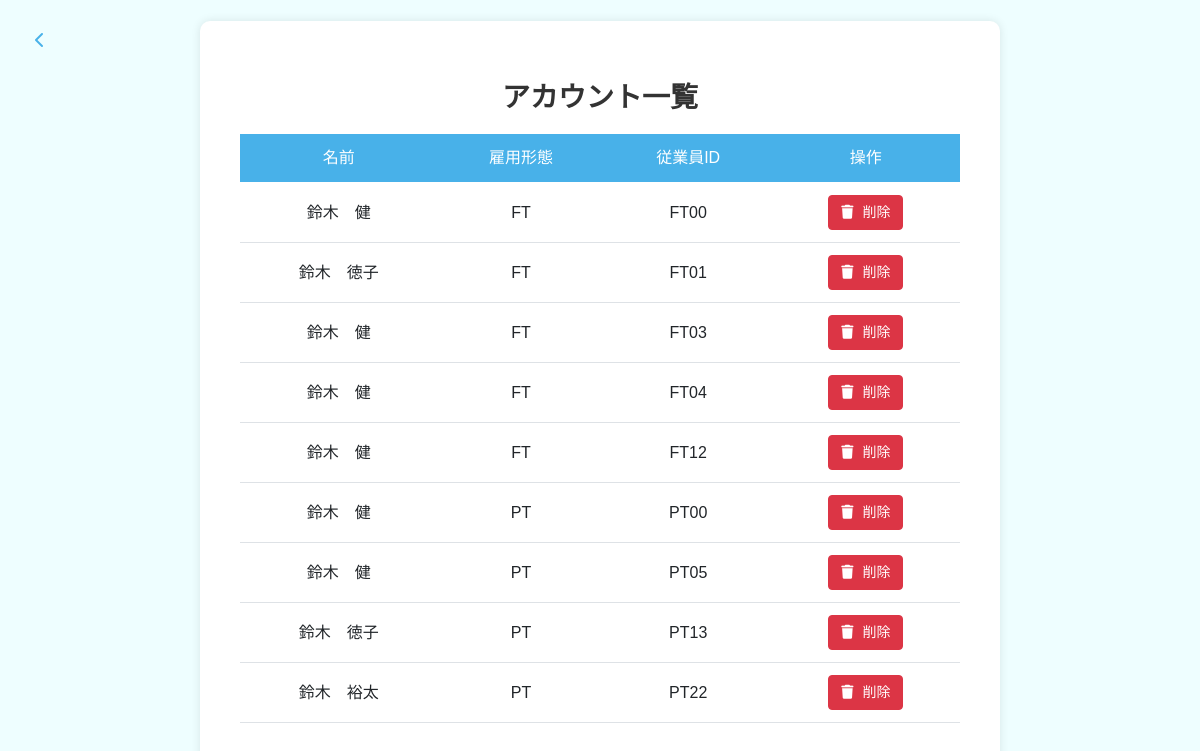
The app's page /management_account (signed in) with its own data.
### testapp/models.py (models this page shows, shortened)
class User(db.Model):
    __tablename__ = 'users'  # テーブル名を明示的に指定
    id = db.Column(db.Integer, primary_key=True)
    name = db.Column(db.String(20), nullable=False)  # 20文字まで
    employment_type = db.Column(db.String(2), nullable=False)  # FTまたはPT（2文字）
    employee_id = db.Column(db.String(4), unique=True, nullable=False)  # 4文字（例：FT01）
    password = db.Column(db.String(10), nullable=False)  # 10文字まで

### testapp/main.py (the view)
@app.route('/management_account')
def management_account():
    if 'adm_logged_in' not in session:
        return redirect(url_for('adm_login'))
    users = User.query.order_by(
        case(
            (User.employment_type == 'FT', 0),
            (User.employment_type == 'PT', 1),
        ),
        User.employee_id
    ).all()
    users = sorted(users, key=lambda x: (x.employment_type, int(x.employee_id[2:]) if x.employee_id[2:].isdigit() else 0))
    return render_template('testapp/management_account.html', users=users)

### testapp/templates/testapp/management_account.html (shortened to what this page needs)
<!DOCTYPE html>
<html lang="ja">
    <head>
        <link href="https://cdn.jsdelivr.net/npm/bootstrap@5.0.2/dist/css/bootstrap.min.css" rel="stylesheet">
        <link rel="stylesheet" href="https://cdnjs.cloudflare.com/ajax/libs/font-awesome/6.5.1/css/all.min.css">
        <link rel="stylesheet" href="{{ url_for('static', filename='css/management_account.css') }}"/>
    </head>
    <body>
        <a href="{{ url_for('management') }}" class="back-button">
            <i class="fa-solid fa-chevron-left"></i>
        </a>
        <div class="container">
            <div class="account-list">
                <h2>アカウント一覧</h2>
                <table class="table">
                    <thead>
                        <tr>
                            <th class="text-center">名前</th>
                            <th class="text-center">雇用形態</th>
                            <th class="text-center">従業員ID</th>
                            <th class="text-center">操作</th>
                        </tr>
                    </thead>
                    <tbody>
                        {% for user in users %}
                        <tr>
                            <td class="text-center">{{ user.name }}</td>
                            <td class="text-center">{{ user.employment_type }}</td>
                            <td class="text-center">{{ user.employee_id }}</td>
                            <td class="text-center">
                                <button type="button" class="btn btn-danger" onclick="showDeleteConfirmation('{{ user.id }}', '{{ user.name }}', '{{ user.employment_type }}', '{{ user.employee_id }}')">
                                    <i class="fas fa-trash"></i> 削除
                                </button>
                            </td>
                        </tr>
                        {% endfor %}
                    </tbody>
                </table>
            </div>
        </div>
    </body>
</html>

### testapp/static/css/management_account.css (style rules this page uses)
body { background-color: rgba(202, 252, 255, 0.315); font-family: 'Noto Sans JP', sans-serif; margin: 0; padding: 0; display: flex; justify-content: center; align-items: center; min-height: 100vh; }
h2 { font-size: 28px; font-weight: bold; font-family: 'Noto Sans JP', sans-serif; margin-bottom: 25px; }
.back-button { color: #48b1e9; text-decoration: none !important; display: flex; align-items: center; justify-content: center; width: 40px; height: 40px; border-radius: 50%; transition: all 0.3s ease; position: fixed; left: 20px; top: 20px; }
.container { text-align: center; background-color: white; padding: 40px; border-radius: 10px; box-shadow: 0 0 10px rgba(0, 0, 0, 0.1); width: 80%; max-width: 800px; }
.account-list { margin-top: 20px; }
.account-list h2 { margin-bottom: 20px; color: #333; }
.table { width: 100%; margin-top: 20px; border-collapse: separate; border-spacing: 0; }
.table th { background-color: #48b1e9; color: white; padding: 12px; font-family: 'Noto Sans JP', sans-serif; text-align: center; font-weight: 480; position: relative; }
.table th::after { content: ''; position: absolute; bottom: 0; left: 0; right: 0; height: 2px; }
.table td { padding: 12px; font-family: 'Noto Sans JP', sans-serif; border-bottom: 1px solid #dee2e6; vertical-align: middle; }
.btn-danger { padding: 6px 12px; font-size: 14px; }
.btn-danger i { margin-right: 5px; }

### records on screen
User: name "鈴木 健", employment_type "FT", employee_id "FT00"
User: name "鈴木 徳子", employment_type "FT", employee_id "FT01"
User: name "鈴木 健", employment_type "FT", employee_id "FT03"
User: name "鈴木 健", employment_type "FT", employee_id "FT04"
User: name "鈴木 健", employment_type "FT", employee_id "FT12"
User: name "鈴木 健", employment_type "PT", employee_id "PT00"
User: name "鈴木 健", employment_type "PT", employee_id "PT05"
User: name "鈴木 徳子", employment_type "PT", employee_id "PT13"
User: name "鈴木 裕太", employment_type "PT", employee_id "PT22"
